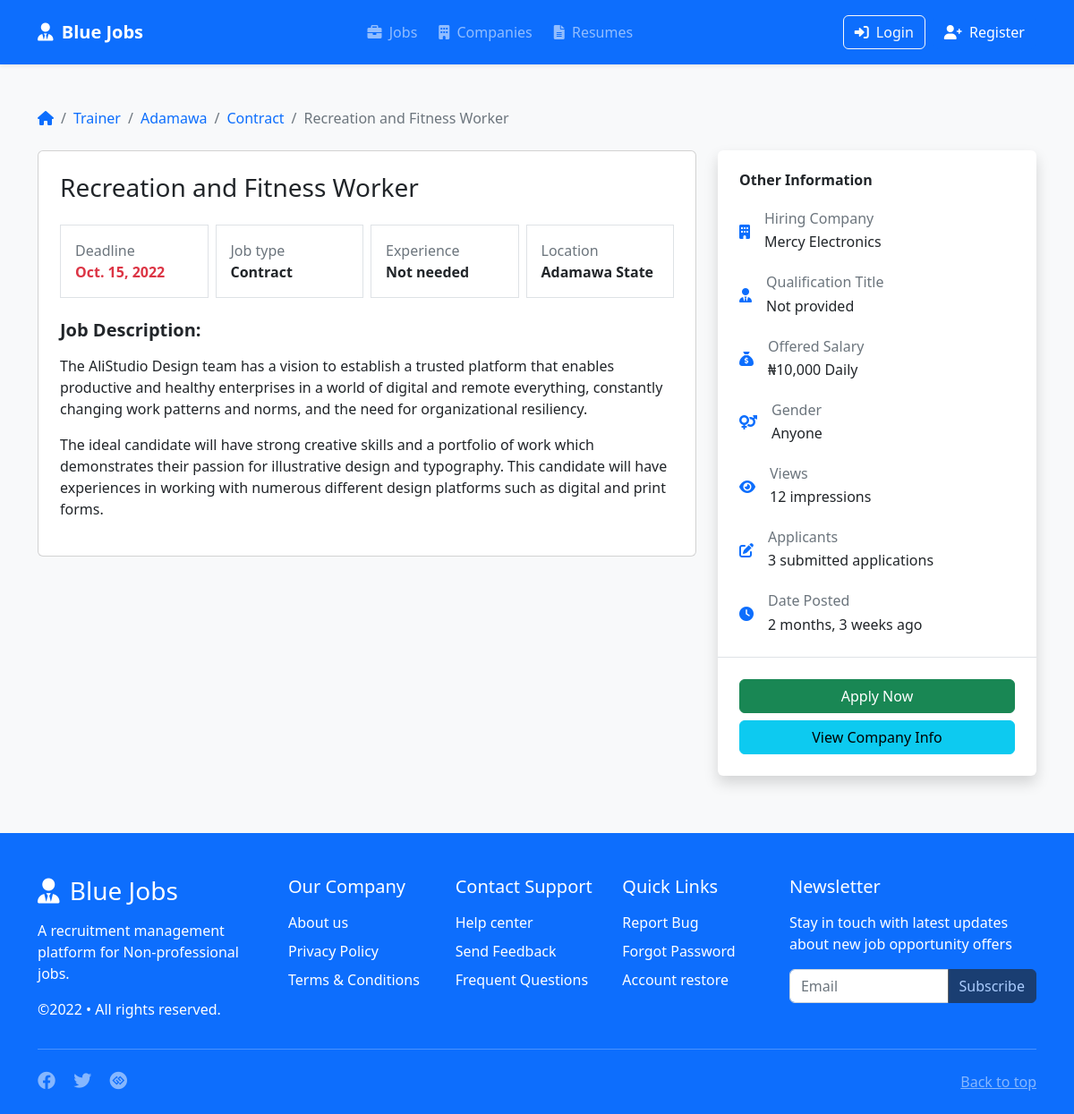
/jobs/recreation-and-fitness-worker/, run on the app's committed database.
### jobs/models.py (models this page shows, shortened)
class Job(models.Model):
    class JobStatus(models.TextChoices):
        ACTIVE = 'A', _('Active')
        INACTIVE = 'I', _('Inactive')
    class SalarySchedule(models.TextChoices):
        HOURLY = 'H', _('Hourly')
        DAILY = 'D', _('Daily')
        WEEKLY = 'W', _('Weekly')
        MONTHLY = 'M', _('Monthly')
        YEARLY = 'Y', _('Yearly')
    class GenderStatus(models.TextChoices):
        MALE = 'M', _('Male')
        FEMALE = 'F', _('Female')
    title = models.CharField(verbose_name=_('Title'), max_length=255)
    slug = models.SlugField(verbose_name=_('Slug'), max_length=255, unique=True)
    description = models.TextField(_('Description')) # use RichTextEditor
    salary_mode = models.CharField(
        _('Salary Mode'), max_length=1, choices=SalarySchedule.choices)
    base_salary_amount = models.PositiveIntegerField()
    maximum_salary_amount = models.PositiveIntegerField(blank=True, null=True)
    experience = models.PositiveIntegerField(_('Years of experience'),
                                             blank=True, null=True)
    vacancy = models.PositiveIntegerField(blank=True, null=True)
    application_deadline = models.DateField()
    qualification_title = models.CharField(_('Qualification title'), max_length=50, blank=True)
    gender = models.CharField(max_length=1, choices=GenderStatus.choices, blank=True)
    status = models.CharField(
        max_length=1, choices=JobStatus.choices, default=JobStatus.ACTIVE)
    category = models.ForeignKey(Category, verbose_name=_('Category'), null=True,
                                 related_name='jobs', on_delete=models.SET_NULL)
    jobtype = models.ForeignKey(JobType, verbose_name=_('Job Type'), null=True,
                                on_delete=models.SET_NULL)
    company = models.ForeignKey(Company, verbose_name=_('Company'),
                                related_name='jobs', on_delete=models.CASCADE)
    address = models.CharField(max_length=255, blank=True)
    state = models.ForeignKey(State, verbose_name=_('State'), null=True,
                              on_delete=models.SET_NULL)
    impressions = models.PositiveIntegerField(default=0)
    sponsored = models.BooleanField(_('Sponsored'), default=False)
    created = models.DateTimeField(auto_now_add=True)
    updated = models.DateTimeField(auto_now=True)
    objects = models.Manager()
    active = ActiveJobManager()
    class Meta:
        verbose_name = _('Job')
        verbose_name_plural = _('Jobs')
        ordering = ['application_deadline', '-created']
    def save(self, *args, **kwargs):
        if not self.slug:
            self.slug = slugify(self.title)
        super().save(*args, **kwargs)

class Category(models.Model):
    name = models.CharField(_('Name'), unique=True, max_length=25)
    slug = models.SlugField(_('Slug'), unique=True, max_length=25)
    description = models.TextField(_('Description'), blank=True)
    image = models.ImageField(_('Image'), upload_to=image_path, blank=True)
    category_order = models.PositiveIntegerField(_('Category order'),
                                                    unique=True, blank=True)
    class Meta:
        verbose_name = _('Category')
        verbose_name_plural = _('Categories')
        ordering = ['category_order']
    def __str__(self):
        return self.name

class State(models.Model):
    name = models.CharField(_('Name'), unique=True, max_length=25)
    slug = models.SlugField(_('Slug'), unique=True, max_length=25)
    class Meta:
        verbose_name = _('State')
        verbose_name_plural = _('States')
        ordering = ['name']
    def __str__(self):
        return self.name

class JobType(models.Model):
    name = models.CharField(_('Name'), unique=True, max_length=15)
    slug = models.SlugField(_('Slug'), unique=True, max_length=15)
    class Meta:
        verbose_name = _('Job Type')
        verbose_name_plural = _('Job Types')
        ordering = ['name']
    def __str__(self):
        return self.name

### account/models.py (models this page shows, shortened)
class Company(models.Model):
    user = models.OneToOneField(User, on_delete=models.CASCADE)
    name = models.CharField('Company name', max_length=100, unique=True)
    slug = models.SlugField(max_length=100, unique=True, null=True)
    about = models.TextField(max_length=5000)
    logo = models.ImageField(upload_to='logos', blank=True) # crop logo to 80x80
    contact_person = models.CharField(max_length=255)
    position_in_company = models.CharField(max_length=50)
    established = models.DateField(blank=True, null=True)
    website = models.URLField(blank=True, null=True)
    address = models.CharField(max_length=50, blank=True)
    staff_strength = models.CharField('Number of employees', max_length=50, blank=True)
    phone_number = models.CharField(max_length=13, blank=True)
    created = models.DateTimeField(_('Created'), auto_now_add=True)
    updated = models.DateTimeField(_('Updated'), auto_now=True)
    class Meta:
        ordering = ['-created']
        verbose_name_plural = 'Companies'
    def __str__(self):
        return self.name
    def get_absolute_url(self):
        return reverse('company_detail', kwargs={'slug': self.slug})

### jobs/views.py (the view)
# urls.py: path('<slug:slug>/', views.job_detail, name='detail'),
def job_detail(request, slug):
    job = get_object_or_404(Job, slug=slug)
    session_key = 'viewed_job_{}'.format(job.pk)
    if not request.session.get(session_key, False):
        job.impressions += 1
        job.save()
        request.session[session_key] = True
    template = 'job_detail.html'
    context = {
        'job': job,
    }
    return render(request, template, context)

### templates/job_detail.html (shortened to what this page needs)
{% extends "base.html" %}
{% load humanize %}
{% block content %}
<section class="py-5 bg-light">
    <div class="container mb-3">
        <nav aria-label="breadcrumb" class="mb-4">
            <ol class="breadcrumb">
                <li class="breadcrumb-item"><a href="{% url 'home' %}" title="Home"><i class="fa-solid fa-home text-primary"></i></a></li>
                <li class="breadcrumb-item"><a href="#" class="text-decoration-none">{{ job.category }}</a></li>
                <li class="breadcrumb-item"><a href="#" class="text-decoration-none">{{ job.state }}</a></li>
                <li class="breadcrumb-item"><a href="#" class="text-decoration-none">{{ job.jobtype }}</a></li>
                <li class="breadcrumb-item active" aria-current="page">{{ job.title }}</li>
            </ol>
        </nav>
        <div class="row">
            <div class="col-lg-8">
                <div class="card p-4">
                    <h3 class="mb-4">{{ job.title }}</h3>
                    <div class="row g-2">
                        <div class="col-lg-3">
                            <div class="border p-3">
                                <p class="text-muted mb-0">Deadline</p>
                                <p class="fw-bold text-danger mb-0">{% if job.application_deadline %}{{ job.application_deadline }}{% else %}&infin;{% endif %}</p>
                            </div>
                        </div>
                        <div class="col-lg-3">
                            <div class="border p-3">
                                <p class="text-muted mb-0">Job type</p>
                                <p class="fw-bold mb-0">{{ job.jobtype }}</p>
                            </div>
                        </div>
                        <div class="col-lg-3">
                            <div class="border p-3">
                                <p class="text-muted mb-0">Experience</p>
                                <p class="fw-bold mb-0">{% if job.experience %}{{ job.experience }} year{{ job.experience|pluralize }}{% else %}Not needed{% endif %}</p>
                            </div>
                        </div>
                        <div class="col-lg-3">
                            <div class="border p-3">
                                <p class="text-muted mb-0">Location</p>
                                <p class="fw-bold mb-0">{{ job.state }} State</p>
                            </div>
                        </div>
                    </div>
                    <div class="mt-4">
                        <h5 class="fw-bold mb-3">Job Description:</h5>
                        <p class="mb-2">{{ job.description|linebreaks|safe }}</p>
                    </div>
                </div>
            </div>
            <div class="col-lg-4">
                <div class="card shadow border-0">
                    <div class="p-4">
                        <h6 class="fw-bold mb-3">Other Information</h6>
                        <div class="d-flex align-items-center mt-4">
                            <div class="flex-shrink-0">
                                <i class="fa-solid fa-building text-primary"></i>
                            </div>
                            <div class="ms-3">
                                <h6 class="mb-1 text-muted">Hiring Company</h6>
                                <p class="mb-0">{{ job.company }}</p>
                            </div>
                        </div>
                        <div class="d-flex align-items-center mt-4">
                            <div class="flex-shrink-0">
                                <i class="fa-solid fa-user-tie text-primary"></i>
                            </div>
                            <div class="ms-3">
                                <h6 class="mb-1 text-muted">Qualification Title</h6>
                                <p class="mb-0">{% if job.qualification_title %}{{ job.qualification_title }}{% else %}Not provided{% endif %}</p>
                            </div>
                        </div>
                        <div class="d-flex align-items-center mt-4">
                            <div class="flex-shrink-0">
                                <i class="fa-solid fa-sack-dollar text-primary"></i>
                            </div>
                            <div class="ms-3">
                                <h6 class="mb-1 text-muted">Offered Salary</h6>
                                <p class="mb-0">&#8358;{{ job.base_salary_amount|intcomma }} {% if job.maximum_salary_amount %}- &#8358;{{ job.maximum_salary_amount|intcomma }}{% endif %} {{ job.get_salary_mode_display }}</p>
                            </div>
                        </div>
                        <div class="d-flex align-items-center mt-4">
                            <div class="flex-shrink-0">
                                <i class="fa-solid fa-venus-mars text-primary"></i>
                            </div>
                            <div class="ms-3">
                                <h6 class="mb-1 text-muted">Gender</h6>
                                <p class="mb-0">{% if gender %}{{ job.gender }}{% else %}Anyone{% endif %}</p>
                            </div>
                        </div>
                        <div class="d-flex align-items-center mt-4">
                            <div class="flex-shrink-0">
                                <i class="fa-solid fa-eye text-primary"></i>
                            </div>
                            <div class="ms-3">
                                <h6 class="mb-1 text-muted">Views</h6>
                                <p class="mb-0">{{ job.impressions }} impression{{ job.impressions|pluralize }}</p>
                            </div>
                        </div>
                        <div class="d-flex align-items-center mt-4">
                            <div class="flex-shrink-0">
                                <i class="fa-solid fa-pen-to-square text-primary"></i>
                            </div>
                            <div class="ms-3">
                                <h6 class="mb-1 text-muted">Applicants</h6>
                                <p class="mb-0">3 submitted applications</p>
                            </div>
                        </div>
                        <div class="d-flex align-items-center mt-4">
                            <div class="flex-shrink-0">
                                <i class="fa-solid fa-clock text-primary"></i>
                            </div>
                            <div class="ms-3">
                                <h6 class="mb-1 text-muted">Date Posted</h6>
                                <p class="mb-0">{{ job.created|timesince }} ago</p>
                            </div>
                        </div>
                    </div>
                    <div class="border-top p-4">
                        <a href="#" class="btn btn-success mb-2 w-100">Apply Now</a>
                        <a href="{{ job.company.get_absolute_url }}" class="btn btn-info w-100">View Company Info</a>
                    </div>
                </div>
            </div>
        </div>
    </div>
</section>
{% endblock %}

### data on the page
Job: category "Trainer", state "Adamawa", jobtype "Contract", title "Recreation and Fitness Worker", application_deadline "Oct. 15, 2022", description "The AliStudio Design team has a vision to establish a trusted platform that enables productive and healthy enterprises in a world of digital and remote everything, constantly changing work patterns and norms, and the need for organizational resiliency. The ideal candidate will have strong creative skills and a portfolio of work which demonstrates their passion for illustrative design and typography. This candidate will have experiences in working with numerous different design platforms such as digital and print forms.", company "Mercy Electronics", base_salary_amount "10,000", salary_mode "Daily", impressions "12", created "2 months, 3 weeks"
